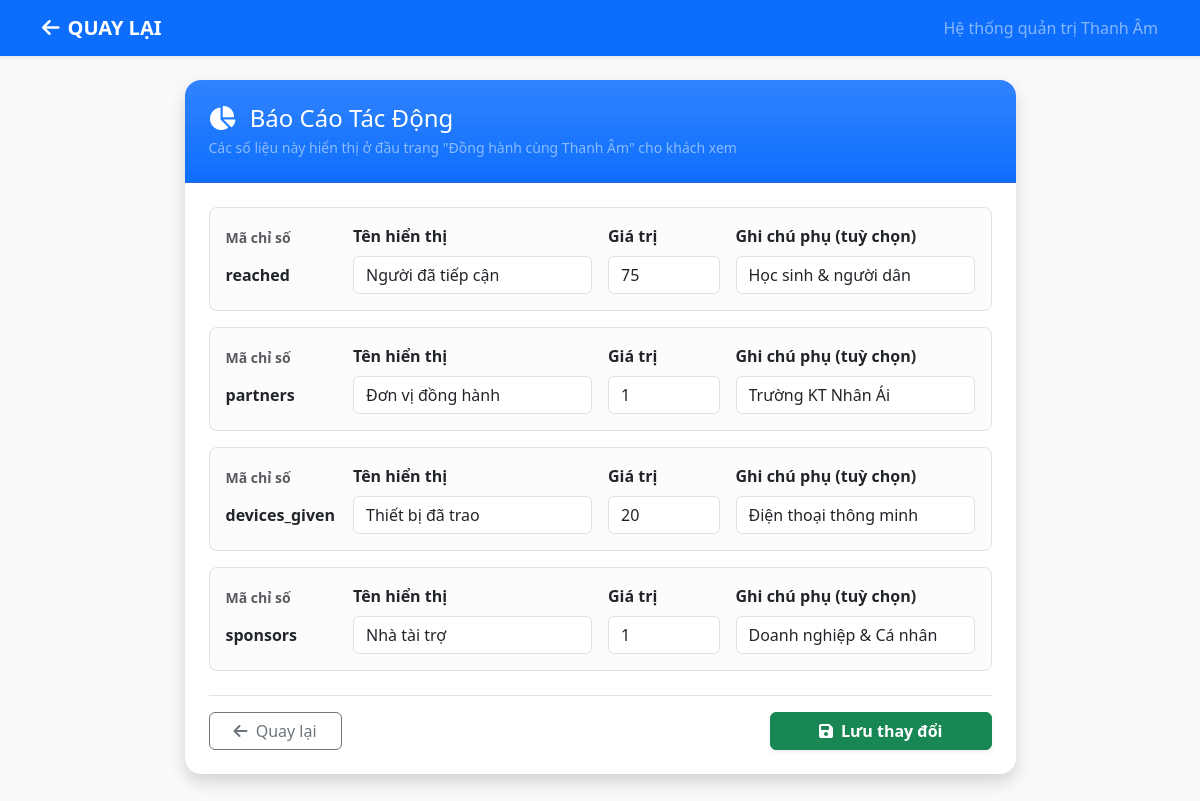
/admin/sua_bao_cao_tac_dong.php, run on an earlier commit of the app's database.
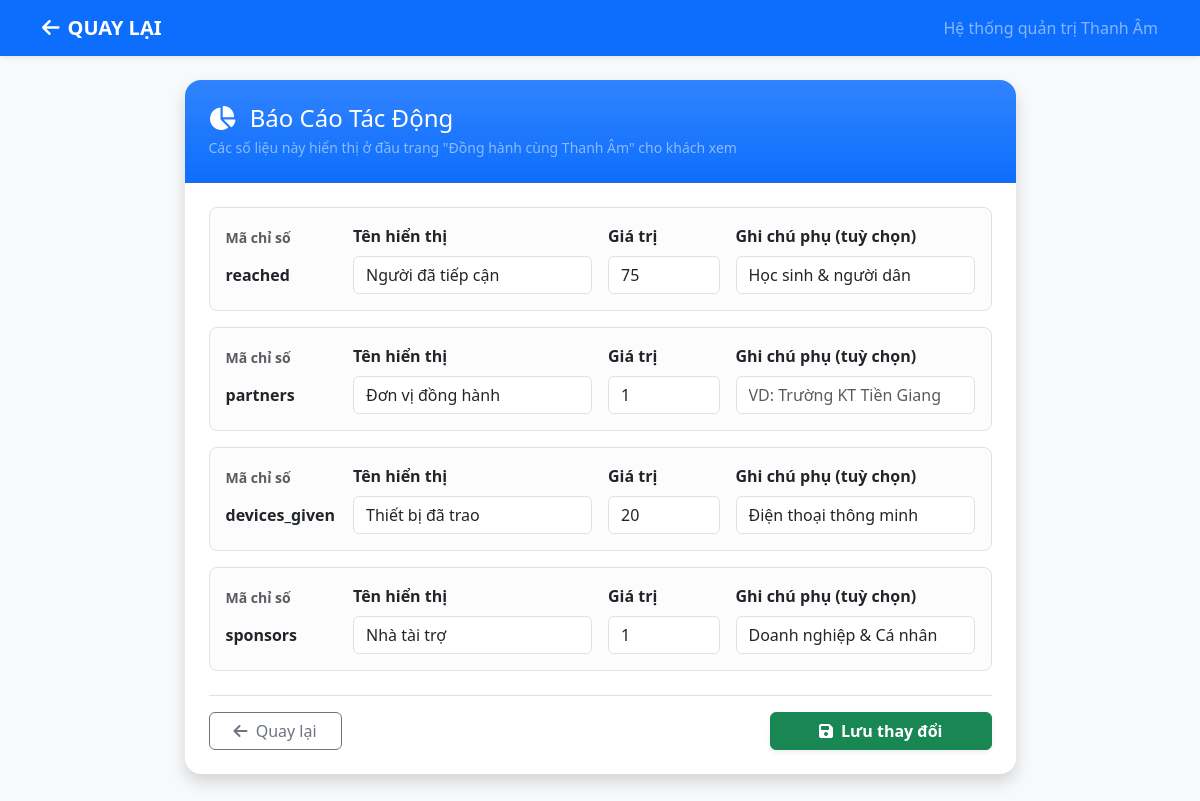
And on a later commit of the database.
### tables this page shows
CREATE TABLE `chi_so_tac_dong` (
  `id` int(11) NOT NULL,
  `ma_chi_so` varchar(50) NOT NULL,
  `ten_chi_so` varchar(100) NOT NULL,
  `gia_tri` int(11) DEFAULT 0,
  `mo_ta_phu` varchar(255) DEFAULT NULL
);

### admin/sua_bao_cao_tac_dong.php (the view, shortened to what this page needs)
<?php
require_once '../connect.php';
$stmt = $pdo->query("SELECT * FROM chi_so_tac_dong ORDER BY id ASC");
$ds_chi_so = $stmt->fetchAll(PDO::FETCH_ASSOC);
?>
<!DOCTYPE html>
<html lang="vi">
<head>
    <link href="https://cdn.jsdelivr.net/npm/bootstrap@5.3.0/dist/css/bootstrap.min.css" rel="stylesheet">
    <link rel="stylesheet" href="https://cdnjs.cloudflare.com/ajax/libs/font-awesome/6.4.0/css/all.min.css">
</head>
<body class="bg-light">
    <nav class="navbar navbar-expand-lg navbar-dark bg-primary shadow-sm mb-4">
        <div class="container">
            <a class="navbar-brand fw-bold" href="dong_hanh_admin.php"><i class="fa-solid fa-arrow-left me-2"></i>QUAY
                LẠI</a>
            <span class="navbar-text text-white-50">Hệ thống quản trị Thanh Âm</span>
        </div>
    </nav>
    <div class="container pb-5">
        <div class="row justify-content-center">
            <div class="col-lg-9">
                <div class="card shadow border-0 rounded-4">
                    <div class="card-header bg-gradient bg-primary text-white p-4 rounded-top-4">
                        <h4 class="mb-1"><i class="fa-solid fa-chart-pie me-2"></i> Báo Cáo Tác Động</h4>
                        <p class="mb-0 text-white-50 small">Các số liệu này hiển thị ở đầu trang "Đồng hành cùng Thanh
                            Âm" cho khách xem</p>
                    </div>
                    <div class="card-body p-4">
                        <?php if (empty($ds_chi_so)): ?>
                        <div class="alert alert-warning">Chưa có chỉ số nào trong bảng <code>chi_so_tac_dong</code>.
                        </div>
                        <?php else: ?>
                        <form method="POST">
                            <?php foreach ($ds_chi_so as $i => $cs): ?>
                            <div class="border rounded-3 p-3 mb-3 bg-light-subtle">
                                <div class="row g-3 align-items-end">
                                    <div class="col-md-2">
                                        <label class="form-label fw-semibold small text-muted">Mã chỉ số</label>
                                        <input type="text" class="form-control-plaintext fw-bold"
                                            value="<?= htmlspecialchars($cs['ma_chi_so']) ?>" readonly>
                                    </div>
                                    <div class="col-md-4">
                                        <label class="form-label fw-semibold">Tên hiển thị</label>
                                        <input type="text" class="form-control" name="ten_chi_so[]"
                                            value="<?= htmlspecialchars($cs['ten_chi_so']) ?>" required>
                                    </div>
                                    <div class="col-md-2">
                                        <label class="form-label fw-semibold">Giá trị</label>
                                        <input type="number" class="form-control" name="gia_tri[]"
                                            value="<?= (int)$cs['gia_tri'] ?>">
                                    </div>
                                    <div class="col-md-4">
                                        <label class="form-label fw-semibold">Ghi chú phụ (tuỳ chọn)</label>
                                        <input type="text" class="form-control" name="mo_ta_phu[]"
                                            value="<?= htmlspecialchars($cs['mo_ta_phu'] ?? '') ?>"
                                            placeholder="VD: Trường KT Tiền Giang">
                                    </div>
                                </div>
                            </div>
                            <?php endforeach; ?>
                            <div class="d-flex justify-content-between align-items-center mt-4 pt-3 border-top">
                                <a href="dong_hanh_admin.php" class="btn btn-outline-secondary px-4">
                                    <i class="fa-solid fa-arrow-left me-1"></i> Quay lại
                                </a>
                                <button type="submit" class="btn btn-success px-5 fw-bold shadow-sm">
                                    <i class="fa-solid fa-floppy-disk me-1"></i> Lưu thay đổi
                                </button>
                            </div>
                        </form>
                        <?php endif; ?>
                    </div>
                </div>
            </div>
        </div>
    </div>
</body>
</html>

What changed in the data, as far as the page shows it:
changed chi_so_tac_dong "partners": mo_ta_phu "Trường KT Nhân Ái" → (not shown)
